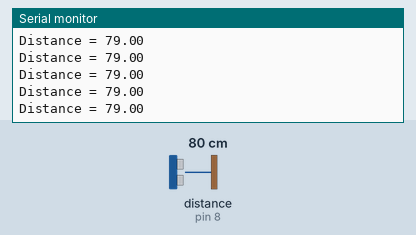
Recording of a sketch running on a simulated Arduino Uno, built with avr-gcc and run on an emulated ATmega328P. Parts: the last lines printed to the serial monitor. Wiring (inferred from the names in the program): ultrasonic range finder: trigger pin 7; echo pin 8. Inputs (shaded band) come from the test bench; at power-on: distance to the obstacle (sensor on pin 8) 80 cm. The echo pulse lasts 58.3 µs per cm.

Above: at 1.2 s.
1.3 s: distance to the obstacle (sensor on pin 8) set to 120 cm
At 1.49 s:
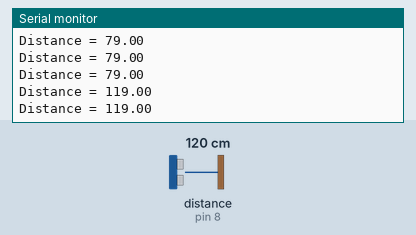
4.3 s: distance to the obstacle (sensor on pin 8) set to 2 cm
At 4.3 s:
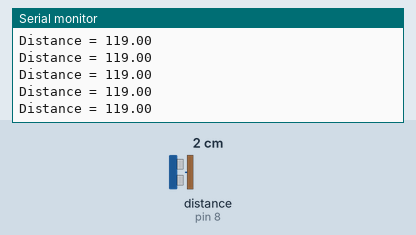
5.8 s: distance to the obstacle (sensor on pin 8) set to 299 cm
At 5.83 s:
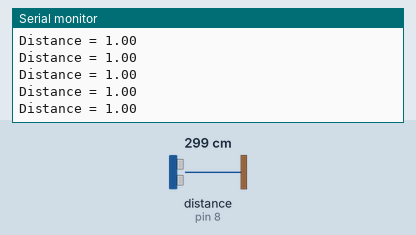
Timing chart, 0 to 8.8 s (numbered marks = the images above; inputs shaded):
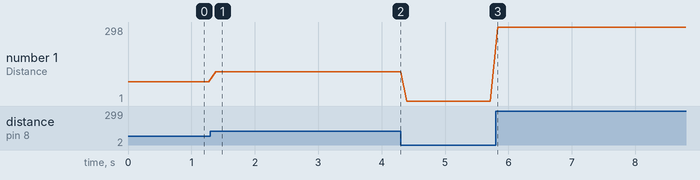

Measured:
- after the input at 1.3 s, the serial monitor: prints a new line after 0.08 s (image 1)
- plotted number 1: 79 → 119 after the input at 1.3 s, 119 → 1 after the input at 4.3 s, 1 → 298 after the input at 5.8 s

The sketch:

UltraSonic.ino
```cpp
/*

 *  Interfacing Ultrasonic Sensor with Arduino
 * ~~~ R. S. Electronics ~~~
 * https://www.youtube.com/channel/UC_Jm37Vgb58krva8AG1ByMg

*/

//defining pins and variables
#define trigPin 7
#define echoPin 8

float duration, distance;

void setup() {
  Serial.begin (9600);              //declaring serial monitor
  pinMode(trigPin, OUTPUT);         // declaring trigPin for Output
  pinMode(echoPin, INPUT);          // declaring echoPin for Input
}

void loop() {

  // Write a pulse to the HC-SR04 Trigger Pin

  digitalWrite(trigPin, LOW);         // no emission for 2 microseconds
  delayMicroseconds(2);
  digitalWrite(trigPin, HIGH);        // emitting ultrasonic waves for 10 microseconds
  delayMicroseconds(10);
  digitalWrite(trigPin, LOW);         // then stop emitting


  // Measure the response from the HC-SR04 Echo Pin

  duration = pulseIn(echoPin, HIGH);        // this returns the time

  // Determine distance from duration
  // Use 343 metres per second as speed of sound

  distance = (duration / 2) * 0.0343;           // calculating distance
  distance = (int)distance;                     // converting distance to integer type value

  // Send results to Serial Monitor
  Serial.print("Distance = ");
  Serial.println(distance);

  delay(100);
}
```
